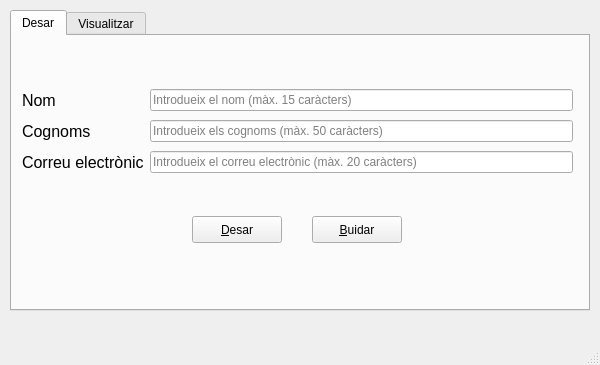
<?xml version="1.0" encoding="UTF-8"?>
<ui version="4.0">
 <class>MainWindow</class>
 <widget class="QMainWindow" name="MainWindow">
  <property name="geometry">
   <rect>
    <x>0</x>
    <y>0</y>
    <width>600</width>
    <height>365</height>
   </rect>
  </property>
  <property name="minimumSize">
   <size>
    <width>600</width>
    <height>365</height>
   </size>
  </property>
  <property name="maximumSize">
   <size>
    <width>600</width>
    <height>365</height>
   </size>
  </property>
  <property name="windowTitle">
   <string>Formulari</string>
  </property>
  <widget class="QWidget" name="centralwidget">
   <widget class="QTabWidget" name="tabWidget">
    <property name="geometry">
     <rect>
      <x>10</x>
      <y>10</y>
      <width>580</width>
      <height>301</height>
     </rect>
    </property>
    <property name="minimumSize">
     <size>
      <width>580</width>
      <height>271</height>
     </size>
    </property>
    <property name="maximumSize">
     <size>
      <width>580</width>
      <height>371</height>
     </size>
    </property>
    <property name="currentIndex">
     <number>0</number>
    </property>
    <widget class="QWidget" name="tabInsertar">
     <attribute name="title">
      <string>Desar</string>
     </attribute>
     <widget class="QWidget" name="gridLayoutWidget">
      <property name="geometry">
       <rect>
        <x>10</x>
        <y>50</y>
        <width>551</width>
        <height>92</height>
       </rect>
      </property>
      <layout class="QGridLayout" name="gridLayout">
       <item row="1" column="0">
        <widget class="QLabel" name="labelCognoms">
         <property name="font">
          <font>
           <pointsize>12</pointsize>
          </font>
         </property>
         <property name="text">
          <string>Cognoms</string>
         </property>
        </widget>
       </item>
       <item row="0" column="0">
        <widget class="QLabel" name="labelNom">
         <property name="font">
          <font>
           <pointsize>12</pointsize>
          </font>
         </property>
         <property name="text">
          <string>Nom</string>
         </property>
        </widget>
       </item>
       <item row="2" column="0">
        <widget class="QLabel" name="labelCorreu">
         <property name="font">
          <font>
           <pointsize>12</pointsize>
          </font>
         </property>
         <property name="text">
          <string>Correu electrònic</string>
         </property>
        </widget>
       </item>
       <item row="0" column="1">
        <widget class="QLineEdit" name="nom">
         <property name="toolTip">
          <string extracomment="La longitud màxima per a aquest camp és de 15 caràcters"/>
         </property>
         <property name="maxLength">
          <number>15</number>
         </property>
         <property name="placeholderText">
          <string extracomment="La longitud màxima per a aquest camp és de 15 caràcters">Introdueix el nom (màx. 15 caràcters)</string>
         </property>
        </widget>
       </item>
       <item row="1" column="1">
        <widget class="QLineEdit" name="cognoms">
         <property name="toolTip">
          <string extracomment="La longitud màxima per a aquest camp és de 50 caràcters"/>
         </property>
         <property name="maxLength">
          <number>50</number>
         </property>
         <property name="placeholderText">
          <string extracomment="La longitud màxima per a aquest camp és de 50 caràcters">Introdueix els cognoms (màx. 50 caràcters)</string>
         </property>
        </widget>
       </item>
       <item row="2" column="1">
        <widget class="QLineEdit" name="correu">
         <property name="toolTip">
          <string extracomment="La longitud màxima per a aquest camp és de 20 caràcters"/>
         </property>
         <property name="inputMethodHints">
          <set>Qt::ImhEmailCharactersOnly</set>
         </property>
         <property name="maxLength">
          <number>20</number>
         </property>
         <property name="placeholderText">
          <string extracomment="La longitud màxima per a aquest camp és de 20 caràcters">Introdueix el correu electrònic (màx. 20 caràcters)</string>
         </property>
        </widget>
       </item>
      </layout>
     </widget>
     <widget class="QPushButton" name="buttonInsertar">
      <property name="geometry">
       <rect>
        <x>180</x>
        <y>180</y>
        <width>90</width>
        <height>27</height>
       </rect>
      </property>
      <property name="minimumSize">
       <size>
        <width>90</width>
        <height>27</height>
       </size>
      </property>
      <property name="maximumSize">
       <size>
        <width>90</width>
        <height>27</height>
       </size>
      </property>
      <property name="text">
       <string>&amp;Desar</string>
      </property>
      <property name="shortcut">
       <string>Ctrl+D</string>
      </property>
     </widget>
     <widget class="QPushButton" name="buttonReset">
      <property name="geometry">
       <rect>
        <x>300</x>
        <y>180</y>
        <width>90</width>
        <height>27</height>
       </rect>
      </property>
      <property name="minimumSize">
       <size>
        <width>90</width>
        <height>27</height>
       </size>
      </property>
      <property name="maximumSize">
       <size>
        <width>90</width>
        <height>27</height>
       </size>
      </property>
      <property name="text">
       <string>&amp;Buidar</string>
      </property>
      <property name="shortcut">
       <string>Ctrl+B</string>
      </property>
     </widget>
    </widget>
    <widget class="QWidget" name="tabLlegir">
     <attribute name="title">
      <string>Visualitzar</string>
     </attribute>
     <widget class="QTableView" name="tableLectura">
      <property name="geometry">
       <rect>
        <x>15</x>
        <y>11</y>
        <width>550</width>
        <height>211</height>
       </rect>
      </property>
      <property name="minimumSize">
       <size>
        <width>550</width>
        <height>171</height>
       </size>
      </property>
      <property name="maximumSize">
       <size>
        <width>521</width>
        <height>550</height>
       </size>
      </property>
      <attribute name="horizontalHeaderDefaultSectionSize">
       <number>169</number>
      </attribute>
      <attribute name="horizontalHeaderMinimumSectionSize">
       <number>169</number>
      </attribute>
      <attribute name="verticalHeaderDefaultSectionSize">
       <number>25</number>
      </attribute>
      <attribute name="verticalHeaderMinimumSectionSize">
       <number>25</number>
      </attribute>
     </widget>
     <widget class="QPushButton" name="buttonEsborrar">
      <property name="geometry">
       <rect>
        <x>180</x>
        <y>230</y>
        <width>90</width>
        <height>27</height>
       </rect>
      </property>
      <property name="minimumSize">
       <size>
        <width>90</width>
        <height>27</height>
       </size>
      </property>
      <property name="maximumSize">
       <size>
        <width>90</width>
        <height>27</height>
       </size>
      </property>
      <property name="text">
       <string>&amp;Esborrar</string>
      </property>
      <property name="shortcut">
       <string>Ctrl+E</string>
      </property>
     </widget>
     <widget class="QPushButton" name="buttonModificar">
      <property name="geometry">
       <rect>
        <x>300</x>
        <y>230</y>
        <width>90</width>
        <height>27</height>
       </rect>
      </property>
      <property name="minimumSize">
       <size>
        <width>90</width>
        <height>27</height>
       </size>
      </property>
      <property name="maximumSize">
       <size>
        <width>90</width>
        <height>27</height>
       </size>
      </property>
      <property name="text">
       <string>&amp;Modificar</string>
      </property>
      <property name="shortcut">
       <string>Ctrl+M</string>
      </property>
     </widget>
    </widget>
   </widget>
  </widget>
  <widget class="QMenuBar" name="menubar">
   <property name="geometry">
    <rect>
     <x>0</x>
     <y>0</y>
     <width>600</width>
     <height>24</height>
    </rect>
   </property>
  </widget>
  <widget class="QStatusBar" name="statusbar"/>
 </widget>
 <resources/>
 <connections/>
</ui>
